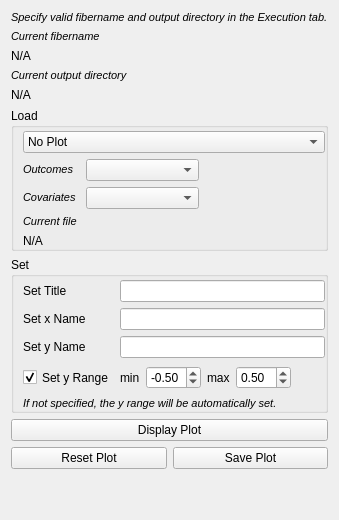
          <widget class="QWidget" name="plottingTab_loadSetDataTab">
           <attribute name="title">
            <string>Load/Set Data</string>
           </attribute>
           <layout class="QGridLayout" name="gridLayout_11">
            <item row="4" column="0" colspan="5">
             <widget class="QLabel" name="plottingTab_loadSetDataTab_currentOutputDirectory_label">
              <property name="sizePolicy">
               <sizepolicy hsizetype="Preferred" vsizetype="Preferred">
                <horstretch>0</horstretch>
                <verstretch>0</verstretch>
               </sizepolicy>
              </property>
              <property name="text">
               <string>&lt;html&gt;&lt;head/&gt;&lt;body&gt;&lt;p&gt;&lt;span style=&quot; font-size:8pt; font-style:italic;&quot;&gt;Current output directory&lt;/span&gt;&lt;/p&gt;&lt;/body&gt;&lt;/html&gt;</string>
              </property>
             </widget>
            </item>
            <item row="1" column="0" colspan="5">
             <widget class="QLabel" name="plottingTab_loadSetDataTab_currentFibername_label">
              <property name="text">
               <string>&lt;html&gt;&lt;head/&gt;&lt;body&gt;&lt;p&gt;&lt;span style=&quot; font-size:8pt; font-style:italic;&quot;&gt;Current fibername&lt;/span&gt;&lt;/p&gt;&lt;/body&gt;&lt;/html&gt;</string>
              </property>
             </widget>
            </item>
            <item row="17" column="0" colspan="5">
             <layout class="QGridLayout" name="gridLayout_18">
              <item row="1" column="2">
               <widget class="QPushButton" name="plottingTab_loadSetDataTab_savePlot_pushButton">
                <property name="sizePolicy">
                 <sizepolicy hsizetype="Preferred" vsizetype="Fixed">
                  <horstretch>0</horstretch>
                  <verstretch>0</verstretch>
                 </sizepolicy>
                </property>
                <property name="text">
                 <string>Save Plot</string>
                </property>
               </widget>
              </item>
              <item row="1" column="1">
               <widget class="QPushButton" name="plottingTab_loadSetDataTab_resetPlot_pushButton">
                <property name="sizePolicy">
                 <sizepolicy hsizetype="Preferred" vsizetype="Fixed">
                  <horstretch>0</horstretch>
                  <verstretch>0</verstretch>
                 </sizepolicy>
                </property>
                <property name="text">
                 <string>Reset Plot</string>
                </property>
               </widget>
              </item>
              <item row="0" column="1" colspan="2">
               <widget class="QPushButton" name="plottingTab_loadSetDataTab_displayPlot_pushButton">
                <property name="sizePolicy">
                 <sizepolicy hsizetype="Preferred" vsizetype="Fixed">
                  <horstretch>0</horstretch>
                  <verstretch>0</verstretch>
                 </sizepolicy>
                </property>
                <property name="text">
                 <string>Display Plot</string>
                </property>
               </widget>
              </item>
             </layout>
            </item>
            <item row="0" column="0" colspan="5">
             <widget class="QLabel" name="plottingTab_loadSetDataTab_loadSetData_label">
              <property name="text">
               <string>&lt;html&gt;&lt;head/&gt;&lt;body&gt;&lt;p&gt;&lt;span style=&quot; font-size:8pt; font-style:italic;&quot;&gt;Specify valid fibername and output directory in the Execution tab.&lt;/span&gt;&lt;/p&gt;&lt;/body&gt;&lt;/html&gt;</string>
              </property>
             </widget>
            </item>
            <item row="3" column="0" colspan="5">
             <widget class="QLabel" name="plottingTab_loadSetDataTab_currentFibernameSet_label">
              <property name="text">
               <string>N/A</string>
              </property>
             </widget>
            </item>
            <item row="18" column="0" colspan="5">
             <spacer name="verticalSpacer">
              <property name="orientation">
               <enum>Qt::Vertical</enum>
              </property>
              <property name="sizeHint" stdset="0">
               <size>
                <width>20</width>
                <height>40</height>
               </size>
              </property>
             </spacer>
            </item>
            <item row="13" column="0" rowspan="3" colspan="5">
             <widget class="QGroupBox" name="plottingTab_loadSetDataTab_set_groupBox">
              <property name="sizePolicy">
               <sizepolicy hsizetype="Preferred" vsizetype="Fixed">
                <horstretch>0</horstretch>
                <verstretch>0</verstretch>
               </sizepolicy>
              </property>
              <property name="title">
               <string>Set</string>
              </property>
              <layout class="QGridLayout" name="gridLayout_14">
               <property name="topMargin">
                <number>3</number>
               </property>
               <property name="rightMargin">
                <number>0</number>
               </property>
               <property name="bottomMargin">
                <number>0</number>
               </property>
               <item row="4" column="1">
                <widget class="QLabel" name="plottingTab_loadSetDataTab_yRangeMin_label">
                 <property name="sizePolicy">
                  <sizepolicy hsizetype="Fixed" vsizetype="Preferred">
                   <horstretch>0</horstretch>
                   <verstretch>0</verstretch>
                  </sizepolicy>
                 </property>
                 <property name="text">
                  <string>min</string>
                 </property>
                </widget>
               </item>
               <item row="3" column="1" colspan="5">
                <widget class="QLineEdit" name="plottingTab_loadSetDataTab_yName_lineEdit"/>
               </item>
               <item row="0" column="1" rowspan="2" colspan="5">
                <widget class="QLineEdit" name="plottingTab_loadSetDataTab_title_lineEdit">
                 <property name="sizePolicy">
                  <sizepolicy hsizetype="Preferred" vsizetype="Fixed">
                   <horstretch>0</horstretch>
                   <verstretch>0</verstretch>
                  </sizepolicy>
                 </property>
                </widget>
               </item>
               <item row="0" column="0" rowspan="2">
                <widget class="QLabel" name="plottingTab_loadSetDataTab_title_label">
                 <property name="sizePolicy">
                  <sizepolicy hsizetype="Fixed" vsizetype="Preferred">
                   <horstretch>0</horstretch>
                   <verstretch>0</verstretch>
                  </sizepolicy>
                 </property>
                 <property name="text">
                  <string>Set Title</string>
                 </property>
                </widget>
               </item>
               <item row="2" column="0">
                <widget class="QLabel" name="plottingTab_loadSetDataTab_xName_label">
                 <property name="sizePolicy">
                  <sizepolicy hsizetype="Fixed" vsizetype="Preferred">
                   <horstretch>0</horstretch>
                   <verstretch>0</verstretch>
                  </sizepolicy>
                 </property>
                 <property name="text">
                  <string>Set x Name</string>
                 </property>
                </widget>
               </item>
               <item row="3" column="0">
                <widget class="QLabel" name="plottingTab_loadSetDataTab_yName_label">
                 <property name="sizePolicy">
                  <sizepolicy hsizetype="Fixed" vsizetype="Preferred">
                   <horstretch>0</horstretch>
                   <verstretch>0</verstretch>
                  </sizepolicy>
                 </property>
                 <property name="text">
                  <string>Set y Name</string>
                 </property>
                </widget>
               </item>
               <item row="4" column="0">
                <widget class="QCheckBox" name="plottingTab_loadSetDataTab_yRange_checkBox">
                 <property name="sizePolicy">
                  <sizepolicy hsizetype="Fixed" vsizetype="Fixed">
                   <horstretch>0</horstretch>
                   <verstretch>0</verstretch>
                  </sizepolicy>
                 </property>
                 <property name="minimumSize">
                  <size>
                   <width>0</width>
                   <height>27</height>
                  </size>
                 </property>
                 <property name="text">
                  <string>Set y Range</string>
                 </property>
                 <property name="checked">
                  <bool>true</bool>
                 </property>
                 <property name="tristate">
                  <bool>false</bool>
                 </property>
                </widget>
               </item>
               <item row="5" column="0" colspan="5">
                <widget class="QLabel" name="plottingTab_loadSetDataTab_yRangeInfo_label">
                 <property name="text">
                  <string>&lt;html&gt;&lt;span style=&quot; font-size:8pt;&quot;&gt;&lt;i&gt;If not specified, the y range will be automatically set.&lt;/i&gt;&lt;/span&gt;&lt;/html&gt;</string>
                 </property>
                </widget>
               </item>
               <item row="4" column="4">
                <widget class="QDoubleSpinBox" name="plottingTab_loadSetDataTab_yRangeMax_doubleSpinBox">
                 <property name="sizePolicy">
                  <sizepolicy hsizetype="Fixed" vsizetype="Fixed">
                   <horstretch>0</horstretch>
                   <verstretch>0</verstretch>
                  </sizepolicy>
                 </property>
                 <property name="minimum">
                  <double>-1.000000000000000</double>
                 </property>
                 <property name="maximum">
                  <double>5.000000000000000</double>
                 </property>
                 <property name="singleStep">
                  <double>0.010000000000000</double>
                 </property>
                 <property name="value">
                  <double>0.500000000000000</double>
                 </property>
                </widget>
               </item>
               <item row="2" column="1" colspan="5">
                <widget class="QLineEdit" name="plottingTab_loadSetDataTab_xName_lineEdit"/>
               </item>
               <item row="4" column="3">
                <widget class="QLabel" name="plottingTab_loadSetDataTab_yRangeMax_label">
                 <property name="sizePolicy">
                  <sizepolicy hsizetype="Fixed" vsizetype="Preferred">
                   <horstretch>0</horstretch>
                   <verstretch>0</verstretch>
                  </sizepolicy>
                 </property>
                 <property name="text">
                  <string>max</string>
                 </property>
                </widget>
               </item>
               <item row="4" column="2">
                <widget class="QDoubleSpinBox" name="plottingTab_loadSetDataTab_yRangeMin_doubleSpinBox">
                 <property name="sizePolicy">
                  <sizepolicy hsizetype="Fixed" vsizetype="Fixed">
                   <horstretch>0</horstretch>
                   <verstretch>0</verstretch>
                  </sizepolicy>
                 </property>
                 <property name="minimum">
                  <double>-5.000000000000000</double>
                 </property>
                 <property name="maximum">
                  <double>1.000000000000000</double>
                 </property>
                 <property name="singleStep">
                  <double>0.010000000000000</double>
                 </property>
                 <property name="value">
                  <double>-0.500000000000000</double>
                 </property>
                </widget>
               </item>
              </layout>
             </widget>
            </item>
            <item row="5" column="0" colspan="5">
             <widget class="QLabel" name="plottingTab_loadSetDataTab_currentOutputDirectorySet_label">
              <property name="text">
               <string>N/A</string>
              </property>
             </widget>
            </item>
            <item row="7" column="0" rowspan="3" colspan="5">
             <widget class="QGroupBox" name="plottingTab_loadSetDataTab_load_groupBox">
              <property name="sizePolicy">
               <sizepolicy hsizetype="Preferred" vsizetype="Fixed">
                <horstretch>0</horstretch>
                <verstretch>0</verstretch>
               </sizepolicy>
              </property>
              <property name="title">
               <string>Load</string>
              </property>
              <property name="checkable">
               <bool>false</bool>
              </property>
              <layout class="QGridLayout" name="gridLayout_21">
               <property name="topMargin">
                <number>3</number>
               </property>
               <property name="rightMargin">
                <number>0</number>
               </property>
               <property name="bottomMargin">
                <number>0</number>
               </property>
               <item row="5" column="0" rowspan="2" colspan="5">
                <widget class="QLabel" name="plottingTab_loadSetDataTab_currentFile_label">
                 <property name="text">
                  <string>&lt;html&gt;&lt;head/&gt;&lt;body&gt;&lt;p&gt;&lt;span style=&quot; font-size:8pt; font-style:italic;&quot;&gt;Current file&lt;/span&gt;&lt;/p&gt;&lt;/body&gt;&lt;/html&gt;</string>
                 </property>
                </widget>
               </item>
               <item row="7" column="0" colspan="5">
                <widget class="QLabel" name="plottingTab_loadSetDataTab_currentFileSet_label">
                 <property name="text">
                  <string>N/A</string>
                 </property>
                </widget>
               </item>
               <item row="0" column="0" colspan="5">
                <widget class="QComboBox" name="plottingTab_loadSetDataTab_plotSelection_comboBox">
                 <property name="sizePolicy">
                  <sizepolicy hsizetype="Preferred" vsizetype="Fixed">
                   <horstretch>0</horstretch>
                   <verstretch>0</verstretch>
                  </sizepolicy>
                 </property>
                 <item>
                  <property name="text">
                   <string>No Plot</string>
                  </property>
                 </item>
                 <item>
                  <property name="text">
                   <string>Raw Data</string>
                  </property>
                 </item>
                 <item>
                  <property name="text">
                   <string>Raw Stats</string>
                  </property>
                 </item>
                 <item>
                  <property name="text">
                   <string>Omnibus</string>
                  </property>
                 </item>
                 <item>
                  <property name="text">
                   <string>Post-Hoc</string>
                  </property>
                 </item>
                </widget>
               </item>
               <item row="1" column="0" rowspan="2">
                <widget class="QLabel" name="plottingTab_loadSetDataTab_outcomeSelection_label">
                 <property name="sizePolicy">
                  <sizepolicy hsizetype="Preferred" vsizetype="Preferred">
                   <horstretch>0</horstretch>
                   <verstretch>0</verstretch>
                  </sizepolicy>
                 </property>
                 <property name="text">
                  <string>&lt;html&gt;&lt;head/&gt;&lt;body&gt;&lt;p&gt;&lt;span style=&quot; font-size:8pt; font-style:italic;&quot;&gt;Outcomes&lt;/span&gt;&lt;/p&gt;&lt;/body&gt;&lt;/html&gt;</string>
                 </property>
                </widget>
               </item>
               <item row="3" column="0" rowspan="2">
                <widget class="QLabel" name="plottingTab_loadSetDataTab_covariateSelection_label">
                 <property name="text">
                  <string>&lt;html&gt;&lt;head/&gt;&lt;body&gt;&lt;p&gt;&lt;span style=&quot; font-size:8pt; font-style:italic;&quot;&gt;Covariates&lt;/span&gt;&lt;/p&gt;&lt;/body&gt;&lt;/html&gt;</string>
                 </property>
                </widget>
               </item>
               <item row="1" column="1" rowspan="2" colspan="2">
                <widget class="QComboBox" name="plottingTab_loadSetDataTab_outcomeSelection_comboBox">
                 <property name="sizePolicy">
                  <sizepolicy hsizetype="Preferred" vsizetype="Preferred">
                   <horstretch>0</horstretch>
                   <verstretch>0</verstretch>
                  </sizepolicy>
                 </property>
                 <item>
                  <property name="text">
                   <string/>
                  </property>
                 </item>
                 <item>
                  <property name="text">
                   <string>AD</string>
                  </property>
                 </item>
                 <item>
                  <property name="text">
                   <string>RD</string>
                  </property>
                 </item>
                 <item>
                  <property name="text">
                   <string>MD</string>
                  </property>
                 </item>
                 <item>
                  <property name="text">
                   <string>FA</string>
                  </property>
                 </item>
                </widget>
               </item>
               <item row="3" column="1" rowspan="2" colspan="2">
                <widget class="QComboBox" name="plottingTab_loadSetDataTab_covariateSelection_comboBox"/>
               </item>
              </layout>
             </widget>
            </item>
           </layout>
          </widget>
